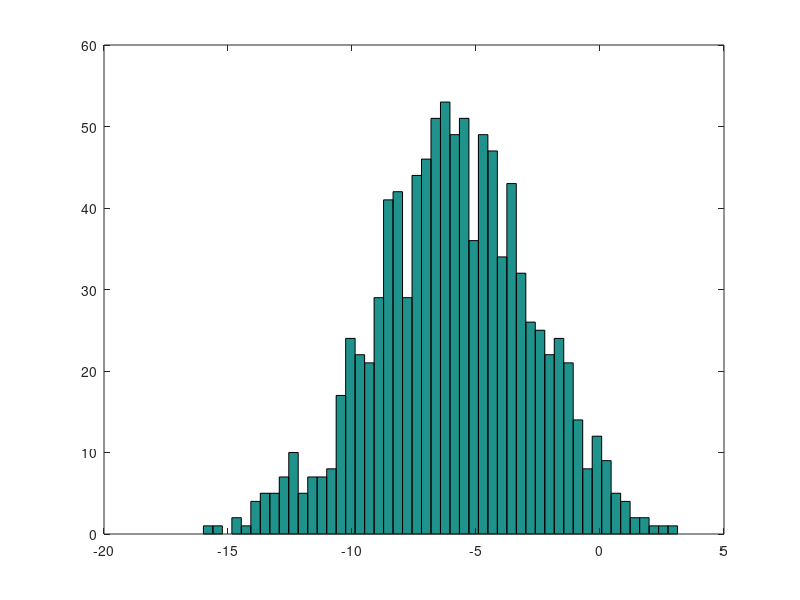

The MATLAB script that drew this image:
% This section demonstrate operation with vector and matrix
% Assigning rows to matrix A with help of semicolon;
A = [1 2; 3 4; 5 6]
% Alternative row assignment to matrix A
A = [1 2;
    3 4;
    5 6]

% Vector
% creating row vector starting from 1 and ending by 2
% each step increasing by 0.1, creates a 11 dimensional row vector
% which is a 1 by 11 matrix 
v = 1:0.1:2
% Creating row vector from 1 to 6 (default difference is 1)
v = 1:6

% Generating a 2x3 one matrix
w = ones(2,3)
% Generating a 1x3 zero matrix / 3 dimensional zero row vector
w = zeros(1,3)
% Generating a 1x3 random valued matrix
% All elements of the random matrix is generated
% uniformly at random between zero and one
w = rand(1,3)

% Generating matrix from gaussian normal distribution
% with mean zero and standard deviation equals one
w = randn(1, 3)
% Generating matrix with complex form
w = -6 + sqrt(10)*(randn(1,1000));
% Printing histogramm of w, which is gaussian normal distributed
% A bell shaped histogramm should be shown 
hist(w)
% Printing histogramm with more bins/buckets
% The mean of the w is arround -6 
% and standard deviation should be sqrt(10) = 3.1
hist(w, 50)
% Generating identity matrix
eye(4)
% showing help for commands
help eye
% Alternatively help function can also be shown be
% - MARK command
% - press F1 
